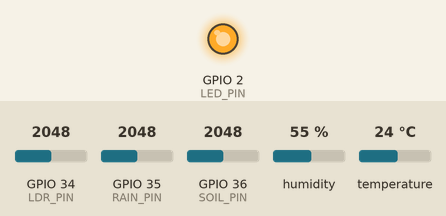
The sketch below on a simulated ESP32. Parts: output pins drawn as LEDs (lit = HIGH). The inputs (shaded band) are chosen by the test bench; at power-on: GPIO 34 (LDR_PIN) = 2048, GPIO 35 (RAIN_PIN) = 2048, GPIO 36 (SOIL_PIN) = 2048, humidity 55 %, temperature 24 °C. WiFi joins after 1.5 s; servers stay silent unless stated; uploads are accepted with an empty reply; what the sketch prints to the serial monitor is not drawn.

Above: at 6.4 s.
At 10.64 s:
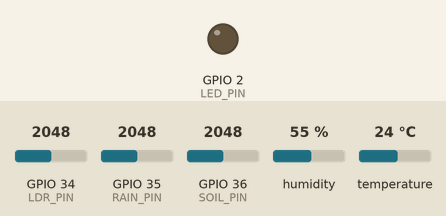
Timing chart, 0 to 15.5 s (numbered marks = the images above):
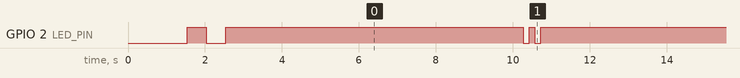

The sketch:

agrinova_esp32.ino
```cpp
/*
 * ╔══════════════════════════════════════════════════════════════╗
 * ║          AgriNova IoT Sensor Node - ESP32 Firmware          ║
 * ║         Sends real-time farm data to AgriNova Backend       ║
 * ║                    Version 3.0 - Fixed                      ║
 * ╚══════════════════════════════════════════════════════════════╝
 *
 * WIRING GUIDE:
 * ┌─────────────────┬────────────┬─────────────────────────────────┐
 * │ Sensor          │ ESP32 Pin  │ Notes                           │
 * ├─────────────────┼────────────┼─────────────────────────────────┤
 * │ DHT11 Data      │ GPIO 4     │ 10K pull-up resistor to 3.3V   │
 * │ Soil Moisture   │ GPIO 36    │ Analog (A0), 0-4095 on ESP32   │
 * │ LDR (Light)     │ GPIO 34    │ Voltage divider with 10K ohm   │
 * │ Rain Sensor     │ GPIO 35    │ Analog rain detection           │
 * │ Built-in LED    │ GPIO 2     │ Status indicator (onboard)     │
 * └─────────────────┴────────────┴─────────────────────────────────┘
 *
 * REQUIRED LIBRARIES (Install via Arduino IDE > Tools > Library Manager):
 *   1. "DHT sensor library" by Adafruit
 *   2. "Adafruit Unified Sensor" by Adafruit (dependency)
 *   3. "ArduinoJson" by Benoit Blanchon (v6.x)
 *   4. WiFi & HTTPClient (built-in for ESP32 board package)
 *
 * BOARD SETUP (Arduino IDE):
 *   Tools > Board > ESP32 Arduino > "ESP32 Dev Module"
 *   Tools > Upload Speed > 115200
 *   Tools > Port > (your COM port)
 *
 * FOR NodeMCU (ESP8266) INSTEAD:
 *   Replace: #include <WiFi.h>       → #include <ESP8266WiFi.h>
 *   Replace: #include <HTTPClient.h> → #include <ESP8266HTTPClient.h>
 *   Replace: #include <WiFiClient.h> → (not needed for ESP8266)
 *   Analog pins: Only A0 available; soil, light, rain need multiplexer
 */

#include <WiFi.h>
#include <HTTPClient.h>
#include <WiFiClient.h>
#include <ArduinoJson.h>
#include <DHT.h>

// ==================== CONFIGURATION (CHANGE THESE) ====================

// WiFi credentials
const char* WIFI_SSID     = "YOUR_WIFI_NAME";       // <- apna WiFi naam daalein
const char* WIFI_PASSWORD = "YOUR_WIFI_PASSWORD";   // <- apna WiFi password daalein

// AgriNova Backend URL
// Option A: Local network (laptop & ESP32 same WiFi)
//   1. Run 'ipconfig' in Windows CMD to find your laptop's IPv4 address
//   2. Replace 192.168.1.100 with your laptop's actual IP
//   3. Port MUST be 8007 (AgriNova runs on 8007)
// URL ko apne Hotspot IP se badlein (e.g., 192.168.137.1)
const char* AGRINOVA_URL = "http://10.55.161.117:8007/api/sensor";

// Option B: Tunnel URL (for remote access via serveo/ngrok)
//   Uncomment the line below and paste your tunnel URL (from tunnel_url.txt)
//   Comment out Option A above
// const char* AGRINOVA_URL = "https://your-tunnel-url.serveo.net/api/sensor";

// Device name — shown in backend dashboard
const char* DEVICE_ID = "ESP32-AgriNova-01";

// How often to send data (milliseconds)
const unsigned long SEND_INTERVAL = 10000;  // 10 seconds

// ==================== PIN DEFINITIONS ====================
#define DHTPIN      4     // DHT11/DHT22 data pin
#define DHTTYPE     DHT11 // Change to DHT22 if you have DHT22
#define SOIL_PIN    36    // Soil moisture sensor analog output (GPIO36 = A0)
#define LDR_PIN     34    // Light dependent resistor analog output
#define RAIN_PIN    35    // Rain sensor analog output
#define LED_PIN     2     // Built-in LED (GPIO2 on most ESP32 boards)

// ==================== GLOBALS ====================
DHT dht(DHTPIN, DHTTYPE);
unsigned long lastSendTime = 0;
int successCount = 0;
int failCount    = 0;

// ==================== SETUP ====================
void setup() {
  Serial.begin(115200);
  delay(1000);

  Serial.println();
  Serial.println("╔══════════════════════════════════════════╗");
  Serial.println("║    AgriNova IoT Sensor Node v3.0         ║");
  Serial.println("║    ESP32 → AgriNova Backend Bridge       ║");
  Serial.println("╚══════════════════════════════════════════╝");
  Serial.println();

  // Initialize pins
  pinMode(LED_PIN, OUTPUT);
  digitalWrite(LED_PIN, LOW);

  // GPIO36 and GPIO34 are input-only pins, no need to set pinMode
  // pinMode(SOIL_PIN, INPUT);  // Optional, already input-only
  // pinMode(LDR_PIN, INPUT);   // Optional, already input-only

  // Initialize DHT sensor
  dht.begin();
  Serial.println("[SENSOR] DHT11 initialized on GPIO " + String(DHTPIN));

  // Connect to WiFi
  connectWiFi();
}

// ==================== MAIN LOOP ====================
void loop() {
  // Auto-reconnect WiFi if dropped
  if (WiFi.status() != WL_CONNECTED) {
    Serial.println("[WiFi] Connection lost. Reconnecting...");
    connectWiFi();
    return;
  }

  // Send data at defined interval
  unsigned long now = millis();
  if (now - lastSendTime >= SEND_INTERVAL) {
    lastSendTime = now;
    readAndSend();
  }
}

// ==================== READ SENSORS & SEND ====================
void readAndSend() {
  // --- Read DHT11 ---
  float temperature = dht.readTemperature(); // Celsius
  float humidity    = dht.readHumidity();    // %

  if (isnan(temperature) || isnan(humidity)) {
    Serial.println("[ERROR] DHT read failed! Check wiring: DATA→GPIO4, VCC→3.3V, GND→GND");
    blinkLED(5, 100); // Fast blink = sensor error
    return;
  }

  // --- Read Analog Sensors (ESP32 = 12-bit ADC, range 0-4095) ---
  int soilRaw  = analogRead(SOIL_PIN); // 0=wet, 4095=dry (most capacitive sensors)
  int lightRaw = analogRead(LDR_PIN);  // 0=dark, 4095=bright (with voltage divider)
  int rainRaw  = analogRead(RAIN_PIN); // 0=heavy rain, 4095=dry (most rain sensors)

  // Scale soil moisture to 0-1023 (backend /api/sensor expects this range
  // and converts it to percentage: (1023 - value) / 1023 * 100)
  int soilMoisture = map(soilRaw, 0, 4095, 0, 1023);

  // Scale light to 0-100%
  float lightLevel = map(lightRaw, 0, 4095, 0, 100);

  // Scale rain to 0-100 (inverted: 0 = heavy rain, 100 = dry on most modules)
  float rainLevel = map(rainRaw, 0, 4095, 0, 100);

  // --- Print to Serial Monitor ---
  Serial.println();
  Serial.println("─── AgriNova Sensor Reading ─────────────────");
  Serial.printf("  🌡  Temperature  : %.1f °C\n",   temperature);
  Serial.printf("  💧 Humidity     : %.1f %%\n",    humidity);
  Serial.printf("  🌱 Soil Moisture: %d (raw %d → %d/1023 for backend)\n", soilRaw, soilRaw, soilMoisture);
  Serial.printf("  ☀  Light Level  : %.0f %%\n",    lightLevel);
  Serial.printf("  🌧  Rain Level   : %.0f %%\n",   rainLevel);
  Serial.printf("  📡 Target URL   : %s\n",         AGRINOVA_URL);
  Serial.printf("  ✅ Success: %d  ❌ Fail: %d\n",  successCount, failCount);
  Serial.println("──────────────────────────────────────────────");

  // --- Send to AgriNova ---
  sendToAgriNova(temperature, humidity, soilMoisture, lightLevel, rainLevel);
}

// ==================== SEND DATA TO BACKEND ====================
void sendToAgriNova(float temp, float hum, int soilMoisture, float light, float rain) {
  WiFiClient wifiClient;
  HTTPClient http;

  http.begin(wifiClient, AGRINOVA_URL);
  http.addHeader("Content-Type", "application/json");
  http.setTimeout(8000); // 8 second timeout

  // Build JSON payload — field names MUST match SensorPayload in main.py
  // Backend model: temperature, humidity, soil_moisture, light, rain, device_id
  StaticJsonDocument<256> doc;
  doc["temperature"]   = serialized(String(temp, 1));   // 1 decimal place
  doc["humidity"]      = serialized(String(hum, 1));
  doc["soil_moisture"] = soilMoisture;                  // 0-1023 raw (backend converts to %)
  doc["light"]         = (int)light;                    // 0-100
  doc["rain"]          = (int)rain;                     // 0-100
  doc["device_id"]     = DEVICE_ID;

  String payload;
  serializeJson(doc, payload);

  Serial.print("[HTTP] POSTing payload: ");
  Serial.println(payload);

  int httpCode = http.POST(payload);

  if (httpCode > 0) {
    String response = http.getString();
    Serial.printf("[HTTP] ✅ Response %d: %s\n", httpCode, response.c_str());

    if (httpCode == 200 || httpCode == 201) {
      successCount++;
      blinkLED(2, 150); // Double blink = success
    } else {
      failCount++;
      Serial.printf("[HTTP] Unexpected code %d\n", httpCode);
    }
  } else {
    failCount++;
    Serial.printf("[HTTP] ❌ POST failed: %s\n", http.errorToString(httpCode).c_str());
    Serial.println("[HTTP] Troubleshooting:");
    Serial.println("  1. Is the AgriNova backend running? (python -m uvicorn app.main:app --port 8007)");
    Serial.println("  2. Is the IP correct? Run 'ipconfig' on your laptop");
    Serial.println("  3. Are both devices on the same WiFi?");
    blinkLED(3, 300); // Triple blink = HTTP error
  }

  http.end();
}

// ==================== WiFi CONNECTION ====================
void connectWiFi() {
  Serial.print("[WiFi] Connecting to: ");
  Serial.println(WIFI_SSID);

  WiFi.mode(WIFI_STA);
  WiFi.begin(WIFI_SSID, WIFI_PASSWORD);

  int attempts = 0;
  while (WiFi.status() != WL_CONNECTED && attempts < 40) {
    delay(500);
    Serial.print(".");
    digitalWrite(LED_PIN, !digitalRead(LED_PIN)); // Blink while connecting
    attempts++;
  }
  Serial.println();

  if (WiFi.status() == WL_CONNECTED) {
    Serial.println("[WiFi] ✅ Connected!");
    Serial.print("[WiFi] ESP32 IP Address: ");
    Serial.println(WiFi.localIP());
    Serial.print("[WiFi] Signal Strength (RSSI): ");
    Serial.print(WiFi.RSSI());
    Serial.println(" dBm");
    digitalWrite(LED_PIN, HIGH); // Solid ON = connected
  } else {
    Serial.println("[WiFi] ❌ Could not connect. Check SSID/Password.");
    Serial.println("[WiFi] Retrying in 10 seconds...");
    digitalWrite(LED_PIN, LOW);
    delay(10000);
  }
}

// ==================== LED STATUS BLINKER ====================
void blinkLED(int times, int delayMs) {
  for (int i = 0; i < times; i++) {
    digitalWrite(LED_PIN, LOW);
    delay(delayMs);
    digitalWrite(LED_PIN, HIGH);
    delay(delayMs);
  }
}
```

Measured:
- by itself, GPIO 2 (LED_PIN): moves between LOW and HIGH, repeating every 60.0 s
- by itself, everything shown: repeats every 10.0 s, in 4 steps
